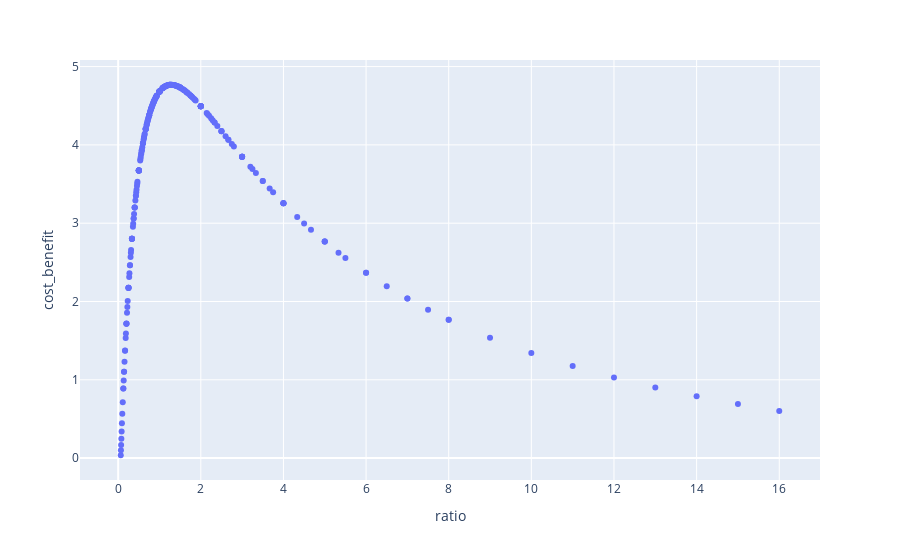

The code cell stored with this chart in its notebook:
### Code cell
px.scatter(df, x="ratio", y="cost_benefit")

### Figure 1 — Plotly figure (JSON) as saved in the notebook; plotly's stock layout.template omitted (floating-point values rounded to 4 significant figures; data arrays with more than 128 entries replaced by an {"elided": "..."} marker saying what was removed)
{"data": [{"hovertemplate": "ratio=%{x}<br>cost_benefit=%{y}<extra></extra>", "legendgroup": "", "marker": {"color": "#636efa", "symbol": "circle"}, "mode": "markers", "name": "", "orientation": "v", "showlegend": false, "type": "scatter", "x": {"elided": "256 float values"}, "xaxis": "x", "y": {"elided": "256 float values"}, "yaxis": "y"}], "layout": {"legend": {"tracegroupgap": 0}, "margin": {"t": 60}, "xaxis": {"anchor": "y", "domain": [0, 1], "title": {"text": "ratio"}}, "yaxis": {"anchor": "x", "domain": [0, 1], "title": {"text": "cost_benefit"}}}}
